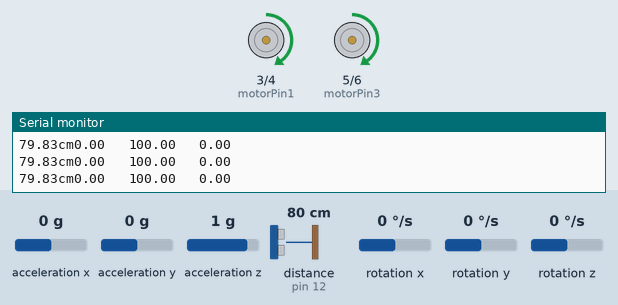
Simulated run of this sketch. Board: Arduino Uno, built with avr-gcc and run on an emulated ATmega328P. Shown: motor-driver pin pairs drawn as motors (green arrow = first pin HIGH = forward, orange = second pin HIGH = backward, longer = more drive), the last lines printed to the serial monitor. Wiring (inferred from the names in the program): ultrasonic range finder: trigger pin 11; echo pin 12. The inputs (shaded band) are chosen by the test bench; at power-on: rotation z 0 °/s, acceleration x 0 g, acceleration y 0 g, acceleration z 1 g, distance to the obstacle (sensor on pin 12) 80 cm, rotation x 0 °/s, rotation y 0 °/s. The echo pulse lasts 58.3 µs per cm.

Above: at 7.2 s.
7.3 s: rotation z set to -192 °/s
At 8.1 s:
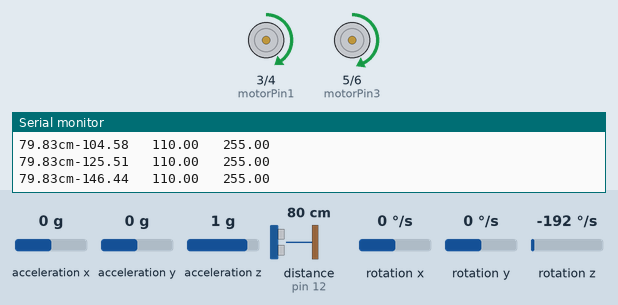
8.8 s: rotation z set to 100 °/s
At 11.67 s:
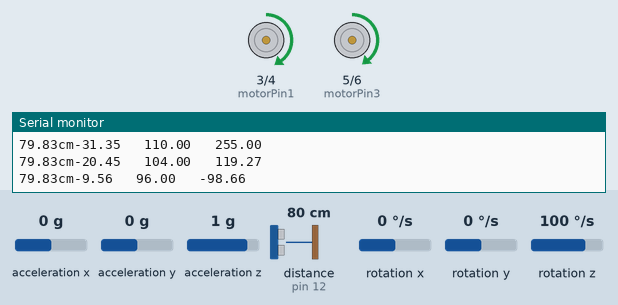
Timing chart, 0 to 13.2 s (numbered marks = the images above; inputs shaded):
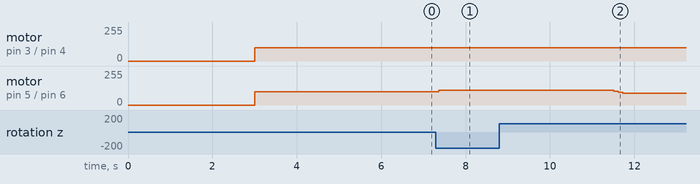

Measured:
- after the input at 7.3 s, motor on pin 5 (motorPin3) / pin 6 (motorPin4): forward 100/255 → forward 110/255 after 0.06 s
- after the input at 8.8 s, motor on pin 5 (motorPin3) / pin 6 (motorPin4): forward 110/255 → forward 104/255 after 2.7 s, → forward 96/255 0.11 s later, → forward 90/255 0.11 s later

The sketch:

straightline.ino
```cpp
#include <MPU6050_tockn.h>
#include <Wire.h>
#include <PID_v1.h>
bool rotationFlag=1;
double angle=0;
double lastAngle;
MPU6050 mpu6050(Wire);
double setAngle,angleSpeed,mappedSpeed;
double setAngle2,motorSpeed,mappedMotorSpeed;
PID myPID3(&angle, &motorSpeed, &setAngle2,20,10,5, DIRECT);

//Motor A(right)
const int motorPin1  = 3;  // Pin 14 of L293
const int motorPin2  = 4;  // Pin 10 of L293
//Motor B(left)
const int motorPin3  = 5; // Pin  7 of L293
const int motorPin4  = 6;  // Pin  2 of L293
PID myPID(&angle, &angleSpeed, &setAngle,15,2,2, DIRECT);
//distance constants
int trigPin = 11;    // Trigger
int echoPin = 12;    // Echo
double duration,distance,setDistance,lastDistance,mappedSpeed2;
bool distanceFlag;
double mySpeed=100;
PID myPID2(&distance, &mySpeed, &setDistance,25,0,0, DIRECT);
void setup() {
  Serial.begin(9600);
  Wire.begin();
  mpu6050.begin();
  mpu6050.calcGyroOffsets(true);
  setAngle=60;
  setAngle2=0;
  setDistance=20;
  myPID.SetMode(AUTOMATIC);
  myPID.SetOutputLimits(-255,255);
  myPID2.SetMode(AUTOMATIC);
  myPID2.SetOutputLimits(-255,255);
    myPID3.SetMode(AUTOMATIC);
  myPID3.SetOutputLimits(-255,255);
    pinMode(motorPin1, OUTPUT);
    pinMode(motorPin2, OUTPUT);
    pinMode(motorPin3, OUTPUT);
    pinMode(motorPin4, OUTPUT);
          pinMode(trigPin, OUTPUT);
  pinMode(echoPin, INPUT);
      //And this code will stop motors
    analogWrite(motorPin1, 0);
    analogWrite(motorPin2, 0);
    analogWrite(motorPin3, 0);
    analogWrite(motorPin4, 0);

}

void loop() {
  digitalWrite(trigPin, LOW);
  delayMicroseconds(5);
  digitalWrite(trigPin, HIGH);
  delayMicroseconds(10);
  digitalWrite(trigPin, LOW);
    pinMode(echoPin, INPUT);
  duration = pulseIn(echoPin, HIGH);

  // Convert the time into a distance
  lastDistance=distance;
  distance = (duration/2) / 29.1;     // Divide by 29.1 or multiply by 0.0343
  Serial.print(distance);
  Serial.print("cm");

  // put your main code here, to run repeatedly:
mpu6050.update();
    angle=mpu6050.getAngleZ();
    Serial.print(angle);
    Serial.print("   ");
    myPID3.Compute();
    mappedMotorSpeed=map(motorSpeed,-255,255,90,110);

    analogWrite(motorPin1, 100);
    analogWrite(motorPin2, 0);
    analogWrite(motorPin3, mappedMotorSpeed);
    analogWrite(motorPin4, 0);
    Serial.print(mappedMotorSpeed );
    Serial.print("   " );
    Serial.println(motorSpeed );


    delay(100);

}
```
